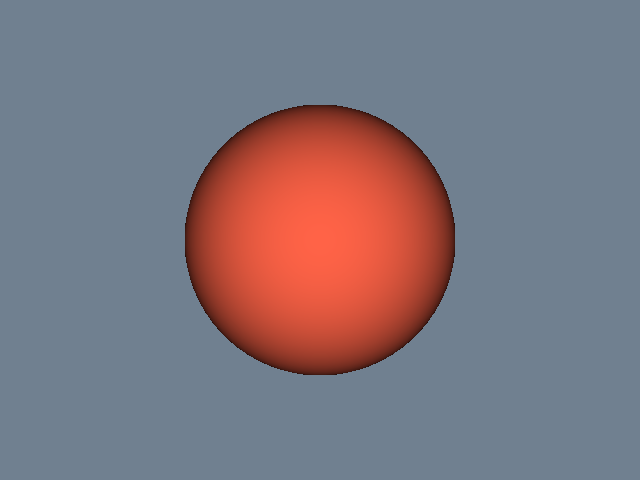

The script that drew this image:
#!/usr/bin/env python

# Visualize an implicit sphere by sampling it on a volume grid and
# extracting the zero isosurface with vtkContourFilter.

# Factory overrides: importing these modules registers the OpenGL rendering
# and interaction style implementations for vtkRenderingCore factory classes.
import vtkmodules.vtkInteractionStyle  # noqa: F401
import vtkmodules.vtkRenderingOpenGL2  # noqa: F401
# VTK pipeline classes used in this example
from vtkmodules.vtkCommonDataModel import vtkSphere
from vtkmodules.vtkFiltersCore import vtkContourFilter
from vtkmodules.vtkImagingHybrid import vtkSampleFunction
from vtkmodules.vtkRenderingCore import (
    vtkActor,
    vtkPolyDataMapper,
    vtkRenderWindow,
    vtkRenderWindowInteractor,
    vtkRenderer,
)

# Colors (normalized RGB)
slate_gray_background_rgb = (0.439, 0.502, 0.565)
tomato_rgb = (1.000, 0.388, 0.278)

# Implicit function: a unit sphere centered at the origin
sphere = vtkSphere()
sphere.SetCenter(0.0, 0.0, 0.0)
sphere.SetRadius(1.0)

# SampleFunction: evaluate the implicit sphere on a 50x50x50 grid
sample = vtkSampleFunction()
sample.SetImplicitFunction(sphere)
sample.SetSampleDimensions(50, 50, 50)
sample.SetModelBounds(-2.0, 2.0, -2.0, 2.0, -2.0, 2.0)
sample.ComputeNormalsOff()

# Contour: extract the zero isosurface (the sphere surface)
contour = vtkContourFilter()
contour.SetInputConnection(sample.GetOutputPort())
contour.SetValue(0, 0.0)

# Mapper: map the contour surface to graphics primitives
mapper = vtkPolyDataMapper()
mapper.SetInputConnection(contour.GetOutputPort())
mapper.ScalarVisibilityOff()

# Actor: assign the mapped geometry
actor = vtkActor()
actor.SetMapper(mapper)
actor.GetProperty().SetColor(tomato_rgb)

# Renderer: assemble the scene and configure the camera
renderer = vtkRenderer()
renderer.AddActor(actor)
renderer.SetBackground(slate_gray_background_rgb)

# Window: display the rendered scene
render_window = vtkRenderWindow()
render_window.AddRenderer(renderer)
render_window.SetWindowName("sphere")
render_window.SetMultiSamples(0)
render_window.SetSize(640, 480)

# Interactor: handle mouse and keyboard events
render_window_interactor = vtkRenderWindowInteractor()
render_window_interactor.SetRenderWindow(render_window)

# Scene: configure the camera
renderer.ResetCamera()

render_window_interactor.Initialize()
render_window_interactor.Start()
